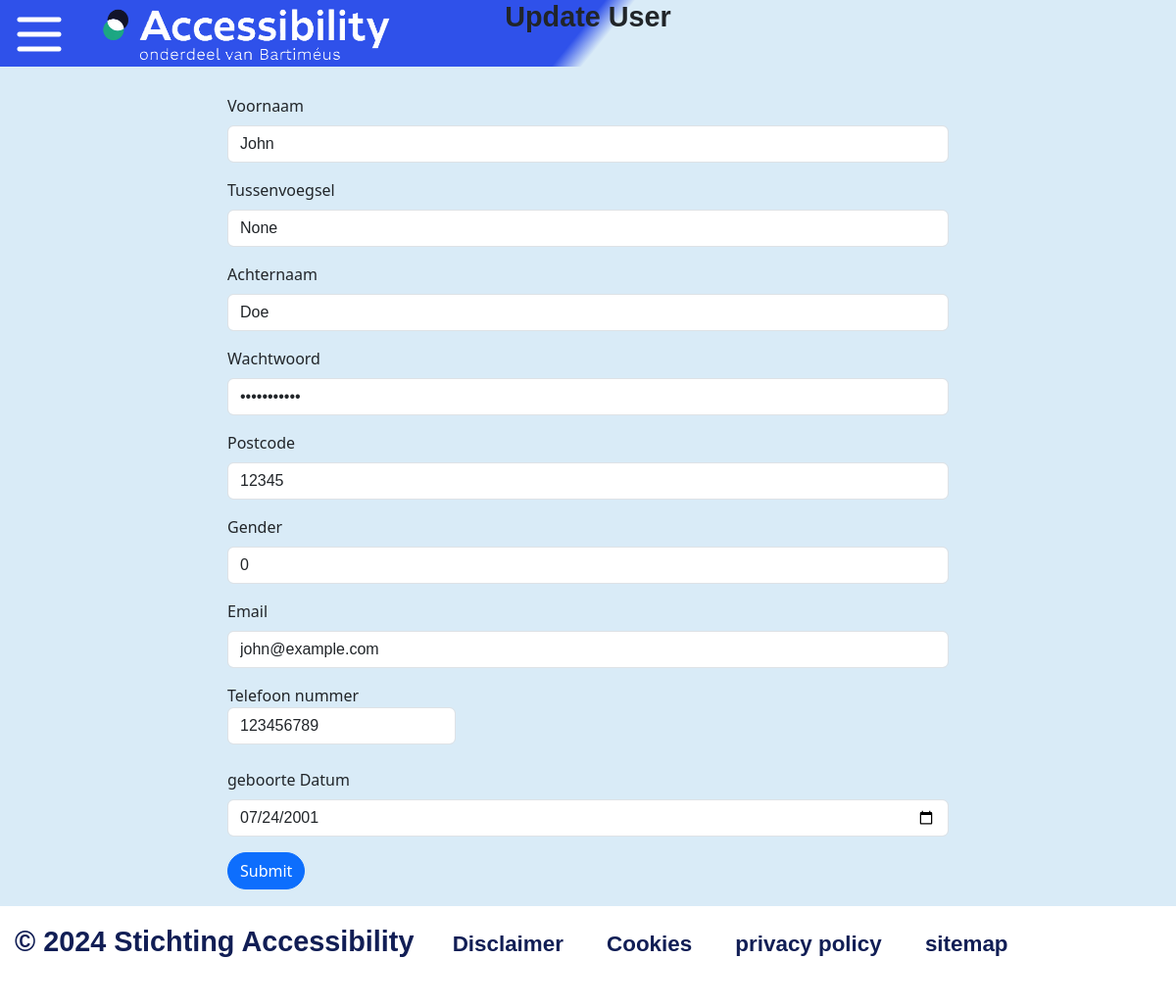
/admin/edit_user/1, run on the app's committed database.
### tables this page shows
CREATE TABLE user(
  id INTEGER NOT NULL,
  firstname VARCHAR NOT NULL,
  infix VARCHAR,
  lastname VARCHAR NOT NULL,
  password VARCHAR NOT NULL,
  zipcode VARCHAR NOT NULL,
  gender INT NOT NULL,
  mail TEXT NOT NULL,
  phonenumber INT NOT NULL,
  is_approved BOOL NOT NULL, birthday,
  PRIMARY KEY(id)
);

### routes/admin.py (the view)
@admin.route("/edit_user/<int:user_id>", methods=('GET', 'POST'))
def update_user(user_id):
    if request.method == 'POST':
        setOneUser(user_id)
        flash('gebruiker is geupdate', 'success')
        return redirect('/admin/list_of_users')
    return render_template('admin/edit_user.jinja', user=getOneUser(user_id))

### models/model.py (called while the page is built)
def getOneUser(id):
    database = sqlite3.connect("database/wp3.db")
    database.row_factory = sqlite3.Row
    cursor = database.cursor()
    cursor.execute('SELECT * FROM user WHERE id = ?',
                   (f"{id}",))
    user = cursor.fetchone()
    database.close()
    return user

### templates/admin/edit_user.jinja (shortened to what this page needs)
{% extends 'base.jinja' %}
{% block body %}
    <div class="container">
        <div class="row">
            <div class="col-2"></div>
            <div class="col-8">
                <h1>Update User</h1>
                <form action="{{ request.url }}" method="POST">
                    <div class="mb-3">
                        <label for="firstname" class="form-label">Voornaam</label>
                        <input type="text" class="form-control" id="firstname" value="{{ user.firstname }}"
                               name="firstname">
                    </div>
                    <div class="mb-3">
                        <label for="infix" class="form-label">Tussenvoegsel</label>
                        <input type="text" class="form-control" id="infix" value="{{ user.infix }}" name="infix">
                    </div>
                    <div class="mb-3">
                        <label for="lastname" class="form-label">Achternaam</label>
                        <input type="text" class="form-control" id="lastname" value="{{ user.lastname }}"
                               name="lastname">
                    </div>
                    <div class="mb-3">
                        <label for="password" class="form-label">Wachtwoord</label>
                        <input type="password" class="form-control" id="password" value="{{ user.password }}"
                               name="password">
                    </div>
                    <div class="mb-3">
                        <label for="zipcode" class="form-label">Postcode</label>
                        <input type="text" class="form-control" id="zipcode" value="{{ user.zipcode }}" name="zipcode">
                    </div>
                    <div class="mb-3">
                        <label for="gender" class="form-label">Gender</label>
                        <input type="text" class="form-control" id="gender" value="{{ user.gender }}" name="gender">
                    </div>
                    <div class="mb-3">
                        <label for="mail" class="form-label">Email</label>
                        <input type="email" class="form-control" id="mail" value="{{ user.mail }}" name="mail">
                    </div>
                    <div class="mb-3">
                        <label for="name" class="form-label">Telefoon nummer
                            <input type="text" class="form-control" id="phonenumber" value="{{ user.phonenumber }}" name="phonenumber">
                        </label>
                    </div>
                    <div class="mb-3">
                        <label for="birthday" class="form-label">geboorte Datum</label>
                        <input type="date" class="form-control" id="birthday" value="{{ user.birthday }}" name="birthday">
                    </div>
                    <button type="submit" class="btn btn-primary rounded-pill">Submit</button>
                </form>
            </div>
        </div>
    </div>
{% endblock %}

### static/stylesheet.css (style rules this page uses)
.body { background-color: #D9EBF7; }
p, input, select, button, nav { font-weight: 600; font-size: 1.5rem; font-family: Sans-serif; }
h1 { font-weight: 600; font-size: 1.8rem; font-family: Sans-serif; text-align: center; position: fixed; top: 0%; left: 50%; transform: translate(-50%); max-width: 25%; margin: auto; z-index: 2; }

### data on the page
user: firstname "John", infix "None", lastname "Doe", zipcode "12345", gender "0", mail "john@example.com", phonenumber "123456789", birthday "07/24/2001"
